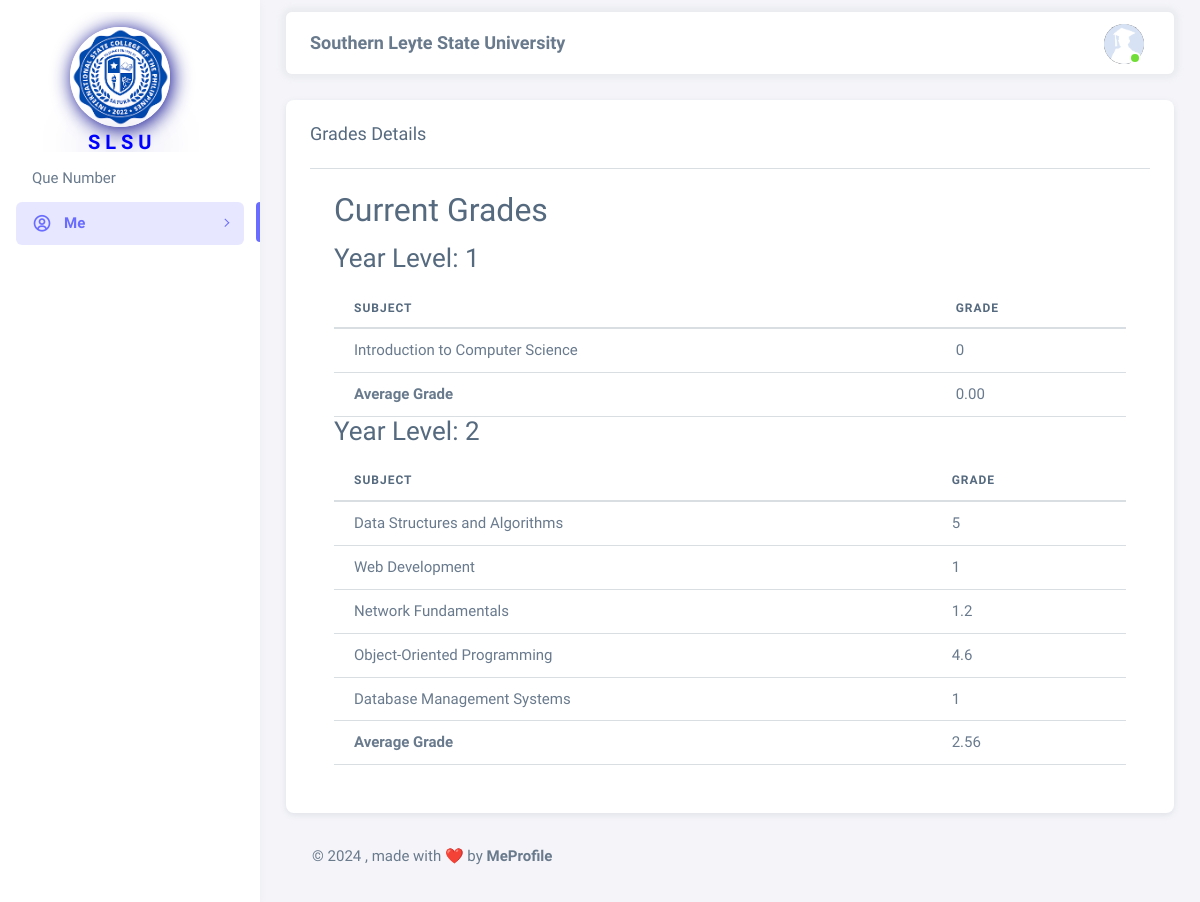
Screenshot of /html/student/view_grades.php (signed in) with the database file from the repository.
### tables this page shows
CREATE TABLE `grades` (
  `gradesid` int NOT NULL,
  `student_id` int DEFAULT NULL,
  `yearid` int DEFAULT NULL,
  `subid` int DEFAULT NULL,
  `grades` float DEFAULT NULL
);

CREATE TABLE `subject` (
  `subid` int NOT NULL,
  `yearid` int DEFAULT NULL,
  `subname` varchar(255) DEFAULT NULL
);

### html/student/view_grades.php (the view, shortened to what this page needs)
<?php
require_once('../config.php');
$student_id = $_SESSION['Login'];
?>
<!DOCTYPE html>
<html
  lang="en"
  class="light-style layout-menu-fixed"
  dir="ltr"
  data-theme="theme-default"
  data-assets-path="../../assets/"
  data-template="vertical-menu-template-free"
>
  <head>
    <link rel="stylesheet" href="../../assets/vendor/fonts/boxicons.css" />
    <link rel="stylesheet" href="../../assets/vendor/css/core.css" class="template-customizer-core-css" />
    <link rel="stylesheet" href="../../assets/vendor/css/theme-default.css" class="template-customizer-theme-css" />
    <link rel="stylesheet" href="../../assets/css/demo.css" />
    <link rel="stylesheet" href="../../assets/vendor/libs/perfect-scrollbar/perfect-scrollbar.css" />
  </head>
  <body>
    <div class="layout-wrapper layout-content-navbar">
      <div class="layout-container">
        <aside id="layout-menu" class="layout-menu menu-vertical menu bg-menu-theme">
                <div class="app-brand demo" style=" padding: 70px;">
                    <div class="logo">
                        <img style="border-radius: 500px; box-shadow: 2px 2px 20px #00008b; margin-top: 30px; margin-bottom: 5px;" src="../../assets/img/avatars/logo.png" width="100" height="100" alt="">
                        <b>
                            <p style="font-size: 20px; color: blue; text-shadow: 2px 2px 50px #00008b; padding-left: 18px;">S L S U</p>
                        </b>
                    </div>
                </div>
                <ul class="menu-inner py-1">
                    <li class="menu-item">
                        <a href="request_que.php" class="menu-link">
                            <div data-i18n="Without menu">Que Number</div>
                        </a>
                    </li>
                    <li class="menu-item active">
                        <a href="javascript:void(0);" class="menu-link menu-toggle">
                            <i class="menu-icon tf-icons bx bx-user-circle"></i>
                            <div data-i18n="Layouts">Me</div>
                        </a>
                    </li>
            </aside>
        <div class="layout-page">
          <nav
            class="layout-navbar container-xxl navbar navbar-expand-xl navbar-detached align-items-center bg-navbar-theme"
            id="layout-navbar"
          >
            <div class="navbar-nav-right d-flex align-items-center" id="navbar-collapse">
              <center>
                <p style="font-size: 18px; padding-top: 15px;"><b>Southern Leyte State University</b></p>
              </center>
              <ul class="navbar-nav flex-row align-items-center ms-auto">
                <li class="nav-item navbar-dropdown dropdown-user dropdown">
                  <a class="nav-link dropdown-toggle hide-arrow" href="javascript:void(0);" data-bs-toggle="dropdown">
                    <div class="avatar avatar-online">
                      <img src="../../assets/img/avatars/profile.png" alts class="w-px-40 h-auto rounded-circle" />
                    </div>
                  </a>
                </li>
              </ul>
            </div>
          </nav>
          <div class="content-wrapper">
            <div class="container-xxl flex-grow-1 container-p-y">
              <div class="row">
                <div class="col-md-12">
                  <div class="card mb-4">
    <h5 class="card-header">Grades Details</h5>
    <div class="card-body">
        <hr class="my-0" />
        <div class="card-body">
            <div class="grades-display">
                <h2>Current Grades</h2>
                <?php
                if (isset($student_id)) {
                    $sqlquery = "SELECT subject.subname, subject.yearid, grades.grades
                                 FROM grades
                                 JOIN subject ON grades.subid = subject.subid
                                 WHERE grades.student_id = '$student_id'
                                 ORDER BY subject.yearid ASC";
                    $results = mysqli_query($conn, $sqlquery);
                    if (mysqli_num_rows($results) > 0) {
                        $grades_by_year = [];
                        while ($row = mysqli_fetch_assoc($results)) {
                            $grades_by_year[$row['yearid']][] = $row;
                        }
                        foreach ($grades_by_year as $year => $grades) {
                            echo "<div class='year-section'>";
                            echo "<h3>Year Level: " . htmlspecialchars($year) . "</h3>";
                            echo "<table class='table'>";
                            echo "<thead><tr><th>Subject</th><th>Grade</th></tr></thead>";
                            echo "<tbody>";
                            $total_grade = 0;
                            $count_grade = 0;
                            foreach ($grades as $grade) {
                                echo "<tr><td>" . htmlspecialchars($grade['subname']) . "</td><td>" . htmlspecialchars($grade['grades']) . "</td></tr>";
                                $total_grade += $grade['grades'];
                                $count_grade++;
                            }
                            $average_grade = $count_grade > 0 ? $total_grade / $count_grade : 0;
                            echo "<tr><td><b>Average Grade</b></td><td>" . number_format($average_grade, 2) . "</td></tr>";
                            echo "</tbody></table>";
                            echo "</div>";
                        }
                    } else {
                        echo "<p>No grades available for this student.</p>";
                    }
                }
                ?>
            </div>
        </div>
    </div>
</div>
              </div>
            </div>
            <footer class="content-footer footer bg-footer-theme">
              <div class="container-xxl d-flex flex-wrap justify-content-between py-2 flex-md-row flex-column">
                <div class="mb-2 mb-md-0">
                  ©
                  , made with ❤️ by
                  <a href="https://www.facebook.com/james.jeager.3" target="_blank" class="footer-link fw-bolder">MeProfile</a>
                </div>
              </div>
            </footer>
          </div>
        </div>
      </div>
    </div>
  </body>
</html>

### assets/css/demo.css (style rules this page uses)
.menu .app-brand.demo { height: 64px; margin-top: 12px; }

### rows the page displays
grades: subid.subname "Introduction to Computer Science", grades "0"
grades: subid.subname "Data Structures and Algorithms", grades "5"
grades: subid.subname "Web Development", grades "1"
grades: subid.subname "Network Fundamentals", grades "1.2"
grades: subid.subname "Object-Oriented Programming", grades "4.6"
grades: subid.subname "Database Management Systems", grades "1"

### other values shown
$year "1"
$average_grade "0.00"
$year "2"
$average_grade "2.56"
